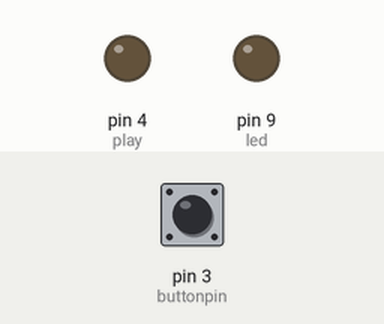
Bench run of a program on a simulated Arduino Uno, built with avr-gcc and run on an emulated ATmega328P. On the bench: output pins drawn as LEDs (lit = HIGH). The inputs (shaded band) are chosen by the test bench; at power-on: pin 3 (buttonpin) LOW.

Above: at 1.2 s.
1.3 s: pin 3 (buttonpin) pulled HIGH for 1 s
At 2.4 s:
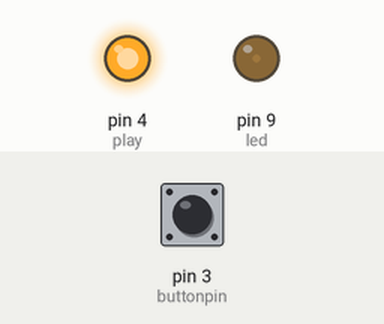
4.3 s: pin 3 (buttonpin) pulled HIGH for 0.15 s
At 5.9 s:
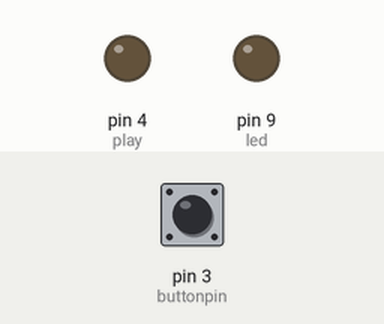
Timing chart, 0 to 7.4 s (numbered marks = the images above; inputs shaded):
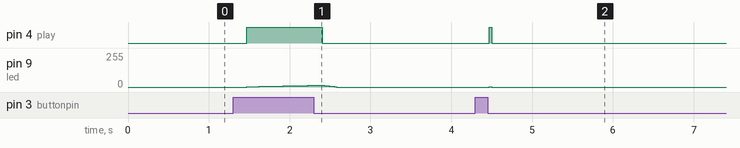

Measured:
- after the input at 1.3 s, pin 4 (play): LOW → HIGH after 0.17 s, → LOW 0.93 s later; pin 9 (led): rises from 0/255 to 14/255 in 0.90 s, then falls to 0/255 in 0.21 s
- after the input at 4.3 s, pin 4 (play): LOW → HIGH after 0.17 s, → LOW 0.03 s later; pin 9 (led): 0/255 → 2/255 after 0.17 s, → 0/255 0.03 s later

The program:

main.cpp
```cpp
#include "Arduino.h"

// Sound parameters
int play=4;                     // define the sound interface

// Eyes parameters
int led = 9;                    // define LED Interface, needs to be a pwm enabled pin
int brightness = 0;             // how bright the LED is
int fadeAmount = 2;             // how many points to fade the LED by
int delayAmount = 150;

// tilt sensor parameters
int buttonpin = 3;              // define the tilt switch sensor interfaces
int val;                        // define numeric variables val

void setup() {
  Serial.begin(9600);

  pinMode (led, OUTPUT);        // define LED as output interface
  pinMode(play,OUTPUT);         // define play as sound output interface
  pinMode (buttonpin, INPUT);   //define the output interface tilt switch sensor

  digitalWrite(play,LOW);       // off by default
}

void eyesOn() {
  // set the brightness of pin 9:
  analogWrite(led, brightness);

  // change the brightness for next time through the loop:
  brightness = brightness + fadeAmount;

  // stop fading at the ends of the fade:
  if (brightness <= 0 || brightness >= 255) {
    brightness = 255;
  }
  delay(delayAmount);
}

void eyesOff() {
  // set the brightness of pin 9:
  analogWrite(led, brightness);

  // change the brightness for next time through the loop:
  brightness = brightness - fadeAmount;

  // stop fading at the ends of the fade:
  if (brightness <= 0 || brightness >= 255) {
    brightness = 0;
  }
  delay(30);
}

void loop() {
  val = digitalRead (buttonpin);  // digital interface will be assigned a value of 3 to read val
  if (val == HIGH) {              // When the tilt sensor detects a signal when the switch, LED flashes
    eyesOn();
    digitalWrite(play,HIGH);
  } else {
    eyesOff();
    digitalWrite(play,LOW);
  }
}
```
